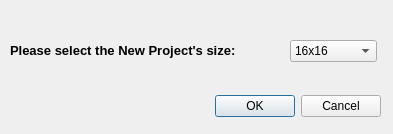
<?xml version="1.0" encoding="UTF-8"?>
<ui version="4.0">
 <class>newProject</class>
 <widget class="QDialog" name="newProject">
  <property name="geometry">
   <rect>
    <x>0</x>
    <y>0</y>
    <width>393</width>
    <height>134</height>
   </rect>
  </property>
  <property name="windowTitle">
   <string>Dialog</string>
  </property>
  <property name="styleSheet">
   <string notr="true">/*
 * The MIT License (MIT)
 *
 * Copyright (c) &lt;2013-2014&gt; &lt;Colin Duquesnoy&gt;
 *
 * Permission is hereby granted, free of charge, to any person obtaining a copy
 * of this software and associated documentation files (the &quot;Software&quot;), to deal
 * in the Software without restriction, including without limitation the rights
 * to use, copy, modify, merge, publish, distribute, sublicense, and/or sell
 * copies of the Software, and to permit persons to whom the Software is
 * furnished to do so, subject to the following conditions:

 * The above copyright notice and this permission notice shall be included in
 * all copies or substantial portions of the Software.

 * THE SOFTWARE IS PROVIDED &quot;AS IS&quot;, WITHOUT WARRANTY OF ANY KIND, EXPRESS OR
 * IMPLIED, INCLUDING BUT NOT LIMITED TO THE WARRANTIES OF MERCHANTABILITY,
 * FITNESS FOR A PARTICULAR PURPOSE AND NONINFRINGEMENT. IN NO EVENT SHALL THE
 * AUTHORS OR COPYRIGHT HOLDERS BE LIABLE FOR ANY CLAIM, DAMAGES OR OTHER
 * LIABILITY, WHETHER IN AN ACTION OF CONTRACT, TORT OR OTHERWISE, ARISING FROM,
 * OUT OF OR IN CONNECTION WITH THE SOFTWARE OR THE USE OR OTHER DEALINGS IN
 * THE SOFTWARE.
 */
QToolTip
{
    border: 1px solid #76797C;
    background-color: rgb(90, 102, 117);;
    color: white;
    padding: 5px;
    opacity: 200;
}

QWidget
{
    color: #eff0f1;
    background-color: #31363b;
    selection-background-color:#3daee9;
    selection-color: #eff0f1;
    background-clip: border;
    border-image: none;
    border: 0px transparent black;
    outline: 0;
}

QWidget:item:hover
{
    background-color: #3daee9;
    color: #eff0f1;
}

QWidget:item:selected
{
    background-color: #3daee9;
}

QCheckBox
{
    spacing: 5px;
    outline: none;
    color: #eff0f1;
    margin-bottom: 2px;
}

QCheckBox:disabled
{
    color: #76797C;
}

QCheckBox::indicator,
QGroupBox::indicator
{
    width: 18px;
    height: 18px;
}
QGroupBox::indicator
{
    margin-left: 2px;
}

QCheckBox::indicator:unchecked
{
    image: url(:/qss_icons/rc/checkbox_unchecked.png);
}

QCheckBox::indicator:unchecked:hover,
QCheckBox::indicator:unchecked:focus,
QCheckBox::indicator:unchecked:pressed,
QGroupBox::indicator:unchecked:hover,
QGroupBox::indicator:unchecked:focus,
QGroupBox::indicator:unchecked:pressed
{
  border: none;
    image: url(:/qss_icons/rc/checkbox_unchecked_focus.png);
}

QCheckBox::indicator:checked
{
    image: url(:/qss_icons/rc/checkbox_checked.png);
}

QCheckBox::indicator:checked:hover,
QCheckBox::indicator:checked:focus,
QCheckBox::indicator:checked:pressed,
QGroupBox::indicator:checked:hover,
QGroupBox::indicator:checked:focus,
QGroupBox::indicator:checked:pressed
{
  border: none;
    image: url(:/qss_icons/rc/checkbox_checked_focus.png);
}


QCheckBox::indicator:indeterminate
{
    image: url(:/qss_icons/rc/checkbox_indeterminate.png);
}

QCheckBox::indicator:indeterminate:focus,
QCheckBox::indicator:indeterminate:hover,
QCheckBox::indicator:indeterminate:pressed
{
    image: url(:/qss_icons/rc/checkbox_indeterminate_focus.png);
}

QCheckBox::indicator:checked:disabled,
QGroupBox::indicator:checked:disabled
{
    image: url(:/qss_icons/rc/checkbox_checked_disabled.png);
}

QCheckBox::indicator:unchecked:disabled,
QGroupBox::indicator:unchecked:disabled
{
    image: url(:/qss_icons/rc/checkbox_unchecked_disabled.png);
}

QRadioButton
{
    spacing: 5px;
    outline: none;
    color: #eff0f1;
    margin-bottom: 2px;
}

QRadioButton:disabled
{
    color: #76797C;
}
QRadioButton::indicator
{
    width: 21px;
    height: 21px;
}

QRadioButton::indicator:unchecked
{
    image: url(:/qss_icons/rc/radio_unchecked.png);
}


QRadioButton::indicator:unchecked:hover,
QRadioButton::indicator:unchecked:focus,
QRadioButton::indicator:unchecked:pressed
{
    border: none;
    outline: none;
    image: url(:/qss_icons/rc/radio_unchecked_focus.png);
}

QRadioButton::indicator:checked
{
    border: none;
    outline: none;
    image: url(:/qss_icons/rc/radio_checked.png);
}

QRadioButton::indicator:checked:hover,
QRadioButton::indicator:checked:focus,
QRadioButton::indicator:checked:pressed
{
    border: none;
    outline: none;
    image: url(:/qss_icons/rc/radio_checked_focus.png);
}

QRadioButton::indicator:checked:disabled
{
    outline: none;
    image: url(:/qss_icons/rc/radio_checked_disabled.png);
}

QRadioButton::indicator:unchecked:disabled
{
    image: url(:/qss_icons/rc/radio_unchecked_disabled.png);
}


QMenuBar
{
    background-color: #31363b;
    color: #eff0f1;
}

QMenuBar::item
{
    background: transparent;
}

QMenuBar::item:selected
{
    background: transparent;
    border: 1px solid #76797C;
}

QMenuBar::item:pressed
{
    border: 1px solid #76797C;
    background-color: #3daee9;
    color: #eff0f1;
    margin-bottom:-1px;
    padding-bottom:1px;
}

QMenu
{
    border: 1px solid #76797C;
    color: #eff0f1;
    margin: 2px;
}

QMenu::icon
{
    margin: 5px;
}

QMenu::item
{
    padding: 5px 30px 5px 30px;
    margin-left: 5px;
    border: 1px solid transparent; /* reserve space for selection border */
}

QMenu::item:selected
{
    color: #eff0f1;
}

QMenu::separator {
    height: 2px;
    background: lightblue;
    margin-left: 10px;
    margin-right: 5px;
}

QMenu::indicator {
    width: 18px;
    height: 18px;
}

/* non-exclusive indicator = check box style indicator
   (see QActionGroup::setExclusive) */
QMenu::indicator:non-exclusive:unchecked {
    image: url(:/qss_icons/rc/checkbox_unchecked.png);
}

QMenu::indicator:non-exclusive:unchecked:selected {
    image: url(:/qss_icons/rc/checkbox_unchecked_disabled.png);
}

QMenu::indicator:non-exclusive:checked {
    image: url(:/qss_icons/rc/checkbox_checked.png);
}

QMenu::indicator:non-exclusive:checked:selected {
    image: url(:/qss_icons/rc/checkbox_checked_disabled.png);
}

/* exclusive indicator = radio button style indicator (see QActionGroup::setExclusive) */
QMenu::indicator:exclusive:unchecked {
    image: url(:/qss_icons/rc/radio_unchecked.png);
}

QMenu::indicator:exclusive:unchecked:selected {
    image: url(:/qss_icons/rc/radio_unchecked_disabled.png);
}

QMenu::indicator:exclusive:checked {
    image: url(:/qss_icons/rc/radio_checked.png);
}

QMenu::indicator:exclusive:checked:selected {
    image: url(:/qss_icons/rc/radio_checked_disabled.png);
}

QMenu::right-arrow {
    margin: 5px;
    image: url(:/qss_icons/rc/right_arrow.png)
}


QWidget:disabled
{
    color: #454545;
    background-color: #31363b;
}

QAbstractItemView
{
    alternate-background-color: #31363b;
    color: #eff0f1;
    border: 1px solid 3A3939;
    border-radius: 2px;
}

QWidget:focus, QMenuBar:focus
{
    border: 1px solid #3daee9;
}

QTabWidget:focus, QCheckBox:focus, QRadioButton:focus, QSlider:focus
{
    border: none;
}

QLineEdit
{
    background-color: #232629;
    padding: 5px;
    border-style: solid;
    border: 1px solid #76797C;
    border-radius: 2px;
    color: #eff0f1;
}

QGroupBox {
    border:1px solid #76797C;
    border-radius: 2px;
    margin-top: 20px;
}

QGroupBox::title {
    subcontrol-origin: margin;
    subcontrol-position: top center;
    padding-left: 10px;
    padding-right: 10px;
    padding-top: 0px;
}

QAbstractScrollArea
{
    border-radius: 2px;
    border: 1px solid #76797C;
    background-color: transparent;
}

QScrollBar:horizontal
{
    height: 15px;
    margin: 3px 15px 3px 15px;
    border: 1px transparent #2A2929;
    border-radius: 4px;
    background-color: #2A2929;
}

QScrollBar::handle:horizontal
{
    background-color: #605F5F;
    min-width: 5px;
    border-radius: 4px;
}

QScrollBar::add-line:horizontal
{
    margin: 0px 3px 0px 3px;
    border-image: url(:/qss_icons/rc/right_arrow_disabled.png);
    width: 10px;
    height: 10px;
    subcontrol-position: right;
    subcontrol-origin: margin;
}

QScrollBar::sub-line:horizontal
{
    margin: 0px 3px 0px 3px;
    border-image: url(:/qss_icons/rc/left_arrow_disabled.png);
    height: 10px;
    width: 10px;
    subcontrol-position: left;
    subcontrol-origin: margin;
}

QScrollBar::add-line:horizontal:hover,QScrollBar::add-line:horizontal:on
{
    border-image: url(:/qss_icons/rc/right_arrow.png);
    height: 10px;
    width: 10px;
    subcontrol-position: right;
    subcontrol-origin: margin;
}


QScrollBar::sub-line:horizontal:hover, QScrollBar::sub-line:horizontal:on
{
    border-image: url(:/qss_icons/rc/left_arrow.png);
    height: 10px;
    width: 10px;
    subcontrol-position: left;
    subcontrol-origin: margin;
}

QScrollBar::up-arrow:horizontal, QScrollBar::down-arrow:horizontal
{
    background: none;
}


QScrollBar::add-page:horizontal, QScrollBar::sub-page:horizontal
{
    background: none;
}

QScrollBar:vertical
{
    background-color: #2A2929;
    width: 15px;
    margin: 15px 3px 15px 3px;
    border: 1px transparent #2A2929;
    border-radius: 4px;
}

QScrollBar::handle:vertical
{
    background-color: #605F5F;
    min-height: 5px;
    border-radius: 4px;
}

QScrollBar::sub-line:vertical
{
    margin: 3px 0px 3px 0px;
    border-image: url(:/qss_icons/rc/up_arrow_disabled.png);
    height: 10px;
    width: 10px;
    subcontrol-position: top;
    subcontrol-origin: margin;
}

QScrollBar::add-line:vertical
{
    margin: 3px 0px 3px 0px;
    border-image: url(:/qss_icons/rc/down_arrow_disabled.png);
    height: 10px;
    width: 10px;
    subcontrol-position: bottom;
    subcontrol-origin: margin;
}

QScrollBar::sub-line:vertical:hover,QScrollBar::sub-line:vertical:on
{

    border-image: url(:/qss_icons/rc/up_arrow.png);
    height: 10px;
    width: 10px;
    subcontrol-position: top;
    subcontrol-origin: margin;
}


QScrollBar::add-line:vertical:hover, QScrollBar::add-line:vertical:on
{
    border-image: url(:/qss_icons/rc/down_arrow.png);
    height: 10px;
    width: 10px;
    subcontrol-position: bottom;
    subcontrol-origin: margin;
}

QScrollBar::up-arrow:vertical, QScrollBar::down-arrow:vertical
{
    background: none;
}


QScrollBar::add-page:vertical, QScrollBar::sub-page:vertical
{
    background: none;
}

QTextEdit
{
    background-color: #232629;
    color: #eff0f1;
    border: 1px solid #76797C;
}

QPlainTextEdit
{
    background-color: #232629;;
    color: #eff0f1;
    border-radius: 2px;
    border: 1px solid #76797C;
}

QHeaderView::section
{
    background-color: #76797C;
    color: #eff0f1;
    padding: 5px;
    border: 1px solid #76797C;
}

QSizeGrip {
    image: url(:/qss_icons/rc/sizegrip.png);
    width: 12px;
    height: 12px;
}


QMainWindow::separator
{
    background-color: #31363b;
    color: white;
    padding-left: 4px;
    spacing: 2px;
    border: 1px dashed #76797C;
}

QMainWindow::separator:hover
{

    background-color: #787876;
    color: white;
    padding-left: 4px;
    border: 1px solid #76797C;
    spacing: 2px;
}


QMenu::separator
{
    height: 1px;
    background-color: #76797C;
    color: white;
    padding-left: 4px;
    margin-left: 10px;
    margin-right: 5px;
}


QFrame
{
    border-radius: 2px;
    border: 1px solid #76797C;
}

QFrame[frameShape=&quot;0&quot;]
{
    border-radius: 2px;
    border: 1px transparent #76797C;
}

QStackedWidget
{
    border: 1px transparent black;
}

QToolBar {
    border: 1px transparent #393838;
    background: 1px solid #31363b;
    font-weight: bold;
}

QToolBar::handle:horizontal {
    image: url(:/qss_icons/rc/Hmovetoolbar.png);
}
QToolBar::handle:vertical {
    image: url(:/qss_icons/rc/Vmovetoolbar.png);
}
QToolBar::separator:horizontal {
    image: url(:/qss_icons/rc/Hsepartoolbar.png);
}
QToolBar::separator:vertical {
    image: url(:/qss_icons/rc/Vsepartoolbars.png);
}

QPushButton
{
    color: #eff0f1;
    background-color: #31363b;
    border-width: 1px;
    border-color: #76797C;
    border-style: solid;
    padding: 5px;
    border-radius: 2px;
    outline: none;
}

QPushButton:disabled
{
    background-color: #31363b;
    border-width: 1px;
    border-color: #454545;
    border-style: solid;
    padding-top: 5px;
    padding-bottom: 5px;
    padding-left: 10px;
    padding-right: 10px;
    border-radius: 2px;
    color: #454545;
}

QPushButton:focus {
    background-color: #3daee9;
    color: white;
}

QPushButton:pressed
{
    background-color: #3daee9;
    padding-top: -15px;
    padding-bottom: -17px;
}

QComboBox
{
    selection-background-color: #3daee9;
    border-style: solid;
    border: 1px solid #76797C;
    border-radius: 2px;
    padding: 5px;
    min-width: 75px;
}

QPushButton:checked{
    background-color: #76797C;
    border-color: #6A6969;
}

QComboBox:hover,QPushButton:hover,QAbstractSpinBox:hover,QLineEdit:hover,QTextEdit:hover,QPlainTextEdit:hover,QAbstractView:hover,QTreeView:hover
{
    border: 1px solid #3daee9;
    color: #eff0f1;
}

QComboBox:on
{
    padding-top: 3px;
    padding-left: 4px;
    selection-background-color: #4a4a4a;
}

QComboBox QAbstractItemView
{
    background-color: #232629;
    border-radius: 2px;
    border: 1px solid #76797C;
    selection-background-color: #3daee9;
}

QComboBox::drop-down
{
    subcontrol-origin: padding;
    subcontrol-position: top right;
    width: 15px;

    border-left-width: 0px;
    border-left-color: darkgray;
    border-left-style: solid;
    border-top-right-radius: 3px;
    border-bottom-right-radius: 3px;
}

QComboBox::down-arrow
{
    image: url(:/qss_icons/rc/down_arrow_disabled.png);
}

QComboBox::down-arrow:on, QComboBox::down-arrow:hover,
QComboBox::down-arrow:focus
{
    image: url(:/qss_icons/rc/down_arrow.png);
}

QAbstractSpinBox {
    padding: 5px;
    border: 1px solid #76797C;
    background-color: #232629;
    color: #eff0f1;
    border-radius: 2px;
    min-width: 75px;
}

QAbstractSpinBox:up-button
{
    background-color: transparent;
    subcontrol-origin: border;
    subcontrol-position: center right;
}

QAbstractSpinBox:down-button
{
    background-color: transparent;
    subcontrol-origin: border;
    subcontrol-position: center left;
}

QAbstractSpinBox::up-arrow,QAbstractSpinBox::up-arrow:disabled,QAbstractSpinBox::up-arrow:off {
    image: url(:/qss_icons/rc/up_arrow_disabled.png);
    width: 10px;
    height: 10px;
}
QAbstractSpinBox::up-arrow:hover
{
    image: url(:/qss_icons/rc/up_arrow.png);
}


QAbstractSpinBox::down-arrow,QAbstractSpinBox::down-arrow:disabled,QAbstractSpinBox::down-arrow:off
{
    image: url(:/qss_icons/rc/down_arrow_disabled.png);
    width: 10px;
    height: 10px;
}
QAbstractSpinBox::down-arrow:hover
{
    image: url(:/qss_icons/rc/down_arrow.png);
}


QLabel
{
    border: 0px solid black;
}

QTabWidget{
    border: 0px transparent black;
}

QTabWidget::pane {
    border: 1px solid #76797C;
    padding: 5px;
    margin: 1px;
}

QTabBar
{
    qproperty-drawBase: 0;
    left: 5px; /* move to the right by 5px */
    border-radius: 3px;
}

QTabBar:focus
{
    border: 0px transparent black;
}

QTabBar::close-button  {
    image: url(:/qss_icons/rc/close.png);
    background: transparent;
}

QTabBar::close-button:hover
{
    image: url(:/qss_icons/rc/close-hover.png);
    background: transparent;
}

QTabBar::close-button:pressed {
    image: url(:/qss_icons/rc/close-pressed.png);
    background: transparent;
}

/* TOP TABS */
QTabBar::tab:top {
    color: #eff0f1;
    border: 1px solid #76797C;
    border-bottom: 1px transparent black;
    background-color: #31363b;
    padding: 5px;
    min-width: 50px;
    border-top-left-radius: 2px;
    border-top-right-radius: 2px;
}

QTabBar::tab:top:!selected
{
    color: #eff0f1;
    background-color: #54575B;
    border: 1px solid #76797C;
    border-bottom: 1px transparent black;
    border-top-left-radius: 2px;
    border-top-right-radius: 2px;    
}

QTabBar::tab:top:!selected:hover {
    background-color: #3daee9;
}

/* BOTTOM TABS */
QTabBar::tab:bottom {
    color: #eff0f1;
    border: 1px solid #76797C;
    border-top: 1px transparent black;
    background-color: #31363b;
    padding: 5px;
    border-bottom-left-radius: 2px;
    border-bottom-right-radius: 2px;
    min-width: 50px;
}

QTabBar::tab:bottom:!selected
{
    color: #eff0f1;
    background-color: #54575B;
    border: 1px solid #76797C;
    border-top: 1px transparent black;
    border-bottom-left-radius: 2px;
    border-bottom-right-radius: 2px;
}

QTabBar::tab:bottom:!selected:hover {
    background-color: #3daee9;
}

/* LEFT TABS */
QTabBar::tab:left {
    color: #eff0f1;
    border: 1px solid #76797C;
    border-left: 1px transparent black;
    background-color: #31363b;
    padding: 5px;
    border-top-right-radius: 2px;
    border-bottom-right-radius: 2px;
    min-height: 50px;
}

QTabBar::tab:left:!selected
{
    color: #eff0f1;
    background-color: #54575B;
    border: 1px solid #76797C;
    border-left: 1px transparent black;
    border-top-right-radius: 2px;
    border-bottom-right-radius: 2px;
}

QTabBar::tab:left:!selected:hover {
    background-color: #3daee9;
}


/* RIGHT TABS */
QTabBar::tab:right {
    color: #eff0f1;
    border: 1px solid #76797C;
    border-right: 1px transparent black;
    background-color: #31363b;
    padding: 5px;
    border-top-left-radius: 2px;
    border-bottom-left-radius: 2px;
    min-height: 50px;
}

QTabBar::tab:right:!selected
{
    color: #eff0f1;
    background-color: #54575B;
    border: 1px solid #76797C;
    border-right: 1px transparent black;
    border-top-left-radius: 2px;
    border-bottom-left-radius: 2px;
}

QTabBar::tab:right:!selected:hover {
    background-color: #3daee9;
}

QTabBar QToolButton::right-arrow:enabled {
     image: url(:/qss_icons/rc/right_arrow.png);
 }

 QTabBar QToolButton::left-arrow:enabled {
     image: url(:/qss_icons/rc/left_arrow.png);
 }

QTabBar QToolButton::right-arrow:disabled {
     image: url(:/qss_icons/rc/right_arrow_disabled.png);
 }

 QTabBar QToolButton::left-arrow:disabled {
     image: url(:/qss_icons/rc/left_arrow_disabled.png);
 }


QDockWidget {
    background: #31363b;
    border: 1px solid #403F3F;
    titlebar-close-icon: url(:/qss_icons/rc/close.png);
    titlebar-normal-icon: url(:/qss_icons/rc/undock.png);
}

QDockWidget::close-button, QDockWidget::float-button {
    border: 1px solid transparent;
    border-radius: 2px;
    background: transparent;
}

QDockWidget::close-button:hover, QDockWidget::float-button:hover {
    background: rgba(255, 255, 255, 10);
}

QDockWidget::close-button:pressed, QDockWidget::float-button:pressed {
    padding: 1px -1px -1px 1px;
    background: rgba(255, 255, 255, 10);
}

QTreeView, QListView
{
    border: 1px solid #76797C;
    background-color: #232629;
}

QTreeView:branch:selected, QTreeView:branch:hover
{
    background: url(:/qss_icons/rc/transparent.png);
}

QTreeView::branch:has-siblings:!adjoins-item {
    border-image: url(:/qss_icons/rc/transparent.png);
}

QTreeView::branch:has-siblings:adjoins-item {
    border-image: url(:/qss_icons/rc/transparent.png);
}

QTreeView::branch:!has-children:!has-siblings:adjoins-item {
    border-image: url(:/qss_icons/rc/transparent.png);
}

QTreeView::branch:has-children:!has-siblings:closed,
QTreeView::branch:closed:has-children:has-siblings {
    image: url(:/qss_icons/rc/branch_closed.png);
}

QTreeView::branch:open:has-children:!has-siblings,
QTreeView::branch:open:has-children:has-siblings  {
    image: url(:/qss_icons/rc/branch_open.png);
}

QTreeView::branch:has-children:!has-siblings:closed:hover,
QTreeView::branch:closed:has-children:has-siblings:hover {
    image: url(:/qss_icons/rc/branch_closed-on.png);
    }

QTreeView::branch:open:has-children:!has-siblings:hover,
QTreeView::branch:open:has-children:has-siblings:hover  {
    image: url(:/qss_icons/rc/branch_open-on.png);
    }

QListView::item:!selected:hover, QListView::item:!selected:hover, QTreeView::item:!selected:hover  {
    background: rgba(0, 0, 0, 0);
    outline: 0;
    color: #eff0f1
}

QListView::item:selected:hover, QListView::item:selected:hover, QTreeView::item:selected:hover  {
    background: #3daee9;
    color: #eff0f1;
}

QSlider::groove:horizontal {
    border: 1px solid #565a5e;
    height: 4px;
    background: #565a5e;
    margin: 0px;
    border-radius: 2px;
}

QSlider::handle:horizontal {
    background: #232629;
    border: 1px solid #565a5e;
    width: 16px;
    height: 16px;
    margin: -8px 0;
    border-radius: 9px;
}

QSlider::groove:vertical {
    border: 1px solid #565a5e;
    width: 4px;
    background: #565a5e;
    margin: 0px;
    border-radius: 3px;
}

QSlider::handle:vertical {
    background: #232629;
    border: 1px solid #565a5e;
    width: 16px;
    height: 16px;
    margin: 0 -8px;
    border-radius: 9px;
}

QToolButton {
    background-color: transparent;
    border: 1px transparent #76797C;
    border-radius: 2px;
    margin: 3px;
    padding: 5px;
}

QToolButton[popupMode=&quot;1&quot;] { /* only for MenuButtonPopup */
 padding-right: 20px; /* make way for the popup button */
 border: 1px #76797C;
 border-radius: 5px;
}

QToolButton[popupMode=&quot;2&quot;] { /* only for InstantPopup */
 padding-right: 10px; /* make way for the popup button */
 border: 1px #76797C;
}


QToolButton:hover, QToolButton::menu-button:hover {
    background-color: transparent;
    border: 1px solid #3daee9;
    padding: 5px;
}

QToolButton:checked, QToolButton:pressed,
        QToolButton::menu-button:pressed {
    background-color: #3daee9;
    border: 1px solid #3daee9;
    padding: 5px;
}

/* the subcontrol below is used only in the InstantPopup or DelayedPopup mode */
QToolButton::menu-indicator {
    image: url(:/qss_icons/rc/down_arrow.png);
    top: -7px; left: -2px; /* shift it a bit */
}

/* the subcontrols below are used only in the MenuButtonPopup mode */
QToolButton::menu-button {
    border: 1px transparent #76797C;
    border-top-right-radius: 6px;
    border-bottom-right-radius: 6px;
    /* 16px width + 4px for border = 20px allocated above */
    width: 16px;
    outline: none;
}

QToolButton::menu-arrow {
    image: url(:/qss_icons/rc/down_arrow.png);
}

QToolButton::menu-arrow:open {
    border: 1px solid #76797C;
}

QPushButton::menu-indicator  {
    subcontrol-origin: padding;
    subcontrol-position: bottom right;
    left: 8px;
}

QTableView
{
    border: 1px solid #76797C;
    gridline-color: #31363b;
    background-color: #232629;
}


QTableView, QHeaderView
{
    border-radius: 0px;
}

QTableView::item:pressed, QListView::item:pressed, QTreeView::item:pressed  {
    background: #3daee9;
    color: #eff0f1;
}

QTableView::item:selected:active, QTreeView::item:selected:active, QListView::item:selected:active  {
    background: #3daee9;
    color: #eff0f1;
}


QHeaderView
{
    background-color: #31363b;
    border: 1px transparent;
    border-radius: 0px;
    margin: 0px;
    padding: 0px;

}

QHeaderView::section  {
    background-color: #31363b;
    color: #eff0f1;
    padding: 5px;
    border: 1px solid #76797C;
    border-radius: 0px;
    text-align: center;
}

QHeaderView::section::vertical::first, QHeaderView::section::vertical::only-one
{
    border-top: 1px solid #76797C;
}

QHeaderView::section::vertical
{
    border-top: transparent;
}

QHeaderView::section::horizontal::first, QHeaderView::section::horizontal::only-one
{
    border-left: 1px solid #76797C;
}

QHeaderView::section::horizontal
{
    border-left: transparent;
}


QHeaderView::section:checked
 {
    color: white;
    background-color: #334e5e;
 }

 /* style the sort indicator */
QHeaderView::down-arrow {
    image: url(:/qss_icons/rc/down_arrow.png);
}

QHeaderView::up-arrow {
    image: url(:/qss_icons/rc/up_arrow.png);
}


QTableCornerButton::section {
    background-color: #31363b;
    border: 1px transparent #76797C;
    border-radius: 0px;
}

QToolBox  {
    padding: 5px;
    border: 1px transparent black;
}

QToolBox::tab {
    color: #eff0f1;
    background-color: #31363b;
    border: 1px solid #76797C;
    border-bottom: 1px transparent #31363b;
    border-top-left-radius: 5px;
    border-top-right-radius: 5px;
}

QToolBox::tab:selected { /* italicize selected tabs */
    font: italic;
    background-color: #31363b;
    border-color: #3daee9;
 }

QStatusBar::item {
    border: 0px transparent dark;
 }


QFrame[height=&quot;3&quot;], QFrame[width=&quot;3&quot;] {
    background-color: #76797C;
}


QSplitter::handle {
    border: 1px dashed #76797C;
}

QSplitter::handle:hover {
    background-color: #787876;
    border: 1px solid #76797C;
}

QSplitter::handle:horizontal {
    width: 1px;
}

QSplitter::handle:vertical {
    height: 1px;
}

QProgressBar {
    border: 1px solid #76797C;
    border-radius: 5px;
    text-align: center;
}

QProgressBar::chunk {
    background-color: #05B8CC;
}</string>
  </property>
  <widget class="QDialogButtonBox" name="buttonBox">
   <property name="geometry">
    <rect>
     <x>40</x>
     <y>90</y>
     <width>341</width>
     <height>32</height>
    </rect>
   </property>
   <property name="orientation">
    <enum>Qt::Horizontal</enum>
   </property>
   <property name="standardButtons">
    <set>QDialogButtonBox::Cancel|QDialogButtonBox::Ok</set>
   </property>
  </widget>
  <widget class="QComboBox" name="SizeDrop">
   <property name="geometry">
    <rect>
     <x>290</x>
     <y>40</y>
     <width>87</width>
     <height>22</height>
    </rect>
   </property>
   <item>
    <property name="text">
     <string>16x16</string>
    </property>
   </item>
   <item>
    <property name="text">
     <string>32x32</string>
    </property>
   </item>
   <item>
    <property name="text">
     <string>64x64</string>
    </property>
   </item>
   <item>
    <property name="text">
     <string>128x128</string>
    </property>
   </item>
   <item>
    <property name="text">
     <string>256x256</string>
    </property>
   </item>
  </widget>
  <widget class="QLabel" name="label">
   <property name="geometry">
    <rect>
     <x>10</x>
     <y>40</y>
     <width>241</width>
     <height>21</height>
    </rect>
   </property>
   <property name="font">
    <font>
     <pointsize>10</pointsize>
     <weight>75</weight>
     <bold>true</bold>
    </font>
   </property>
   <property name="text">
    <string>Please select the New Project's size:</string>
   </property>
  </widget>
 </widget>
 <resources/>
 <connections>
  <connection>
   <sender>buttonBox</sender>
   <signal>accepted()</signal>
   <receiver>newProject</receiver>
   <slot>accept()</slot>
   <hints>
    <hint type="sourcelabel">
     <x>248</x>
     <y>254</y>
    </hint>
    <hint type="destinationlabel">
     <x>157</x>
     <y>274</y>
    </hint>
   </hints>
  </connection>
  <connection>
   <sender>buttonBox</sender>
   <signal>rejected()</signal>
   <receiver>newProject</receiver>
   <slot>reject()</slot>
   <hints>
    <hint type="sourcelabel">
     <x>316</x>
     <y>260</y>
    </hint>
    <hint type="destinationlabel">
     <x>286</x>
     <y>274</y>
    </hint>
   </hints>
  </connection>
 </connections>
</ui>
